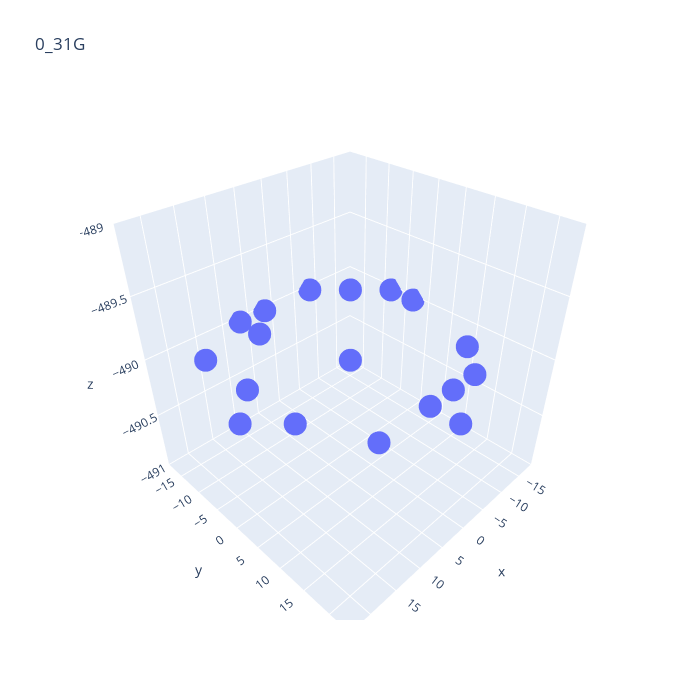
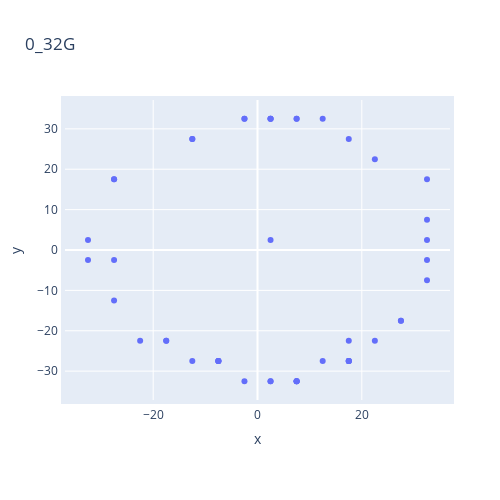
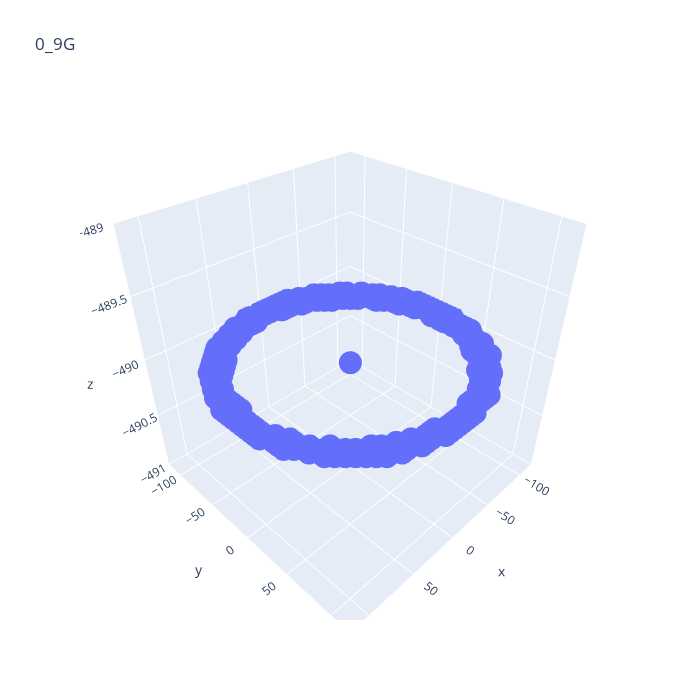

Notebook code cell kept with these figures, in order:
### Code cell
plot_pos(initial, '0_31G', '3d')
plot_pos(second, '0_32G', 'xy')
plot_pos(third, '0_9G', '3d')

### Figure 1 — Plotly figure (JSON) as saved in the notebook; plotly's stock layout.template omitted (floating-point values rounded to 4 significant figures)
{"data": [{"mode": "markers", "x": [-17.5, 12.5, -2.5, 2.5, 17.5, -12.5, 2.5, 17.5, 22.5, -17.5, 2.5, -7.5, 2.5, 7.5, 17.5, -7.5, -7.5, -12.5, -7.5, -2.5, 7.5, -12.5, 2.5, 2.5], "y": [-7.5, 17.5, 17.5, 22.5, 7.5, 12.5, 17.5, -12.5, 2.5, -2.5, 17.5, 17.5, -17.5, -17.5, -2.5, -17.5, -17.5, -12.5, 17.5, 17.5, -12.5, 12.5, 2.5, 2.5], "z": [-490.0, -490.0, -490.0, -490.0, -490.0, -490.0, -490.0, -490.0, -490.0, -490.0, -490.0, -490.0, -490.0, -490.0, -490.0, -490.0, -490.0, -490.0, -490.0, -490.0, -490.0, -490.0, -490.0, -490.0], "type": "scatter3d"}], "layout": {"scene": {"aspectmode": "cube", "xaxis": {"title": {"text": "x"}}, "yaxis": {"title": {"text": "y"}}, "zaxis": {"title": {"text": "z"}}}, "title": {"text": "0_31G"}, "width": 700, "height": 700}}

### Figure 2 — Plotly figure (JSON) as saved in the notebook; plotly's stock layout.template omitted (floating-point values rounded to 4 significant figures)
{"data": [{"mode": "markers", "x": [-12.5, 2.5, -27.5, 17.5, -17.5, 22.5, 7.5, 2.5, -7.5, -22.5, 2.5, 17.5, -2.5, 12.5, 22.5, 7.5, 7.5, -7.5, -2.5, -32.5, 32.5, -32.5, 7.5, 27.5, -12.5, 17.5, 17.5, -27.5, 17.5, -2.5, 7.5, 32.5, -27.5, 2.5, 27.5, 32.5, -27.5, 2.5, -12.5, 7.5, 32.5, -7.5, 17.5, -17.5, 32.5, 12.5, -7.5, 2.5], "y": [27.5, 32.5, 17.5, -27.5, -22.5, -22.5, -32.5, -32.5, -27.5, -22.5, -32.5, -27.5, -32.5, -27.5, 22.5, 32.5, -32.5, -27.5, 32.5, -2.5, 17.5, 2.5, -32.5, -17.5, -27.5, -27.5, -22.5, -12.5, 27.5, 32.5, 32.5, 7.5, 17.5, 32.5, -17.5, 2.5, -2.5, 32.5, 27.5, -32.5, -7.5, -27.5, -27.5, -22.5, -2.5, 32.5, -27.5, 2.5], "type": "scatter"}], "layout": {"title": {"text": "0_32G"}, "xaxis": {"title": {"text": "x"}, "showgrid": true, "zeroline": true, "showline": true, "showticklabels": true, "scaleratio": 1}, "yaxis": {"title": {"text": "y"}, "showgrid": true, "zeroline": true, "showline": true, "showticklabels": true, "scaleratio": 1}, "margin": {"l": 50, "r": 50, "b": 100, "t": 100, "pad": 4}, "width": 500, "height": 500}}

### Figure 3 — Plotly figure (JSON) as saved in the notebook; plotly's stock layout.template omitted (floating-point values rounded to 4 significant figures; data arrays with more than 128 entries replaced by an {"elided": "..."} marker saying what was removed)
{"data": [{"mode": "markers", "x": {"elided": "1098 float values"}, "y": {"elided": "1098 float values"}, "z": {"elided": "1098 float values"}, "type": "scatter3d"}], "layout": {"scene": {"aspectmode": "cube", "xaxis": {"title": {"text": "x"}}, "yaxis": {"title": {"text": "y"}}, "zaxis": {"title": {"text": "z"}}}, "title": {"text": "0_9G"}, "width": 700, "height": 700}}
